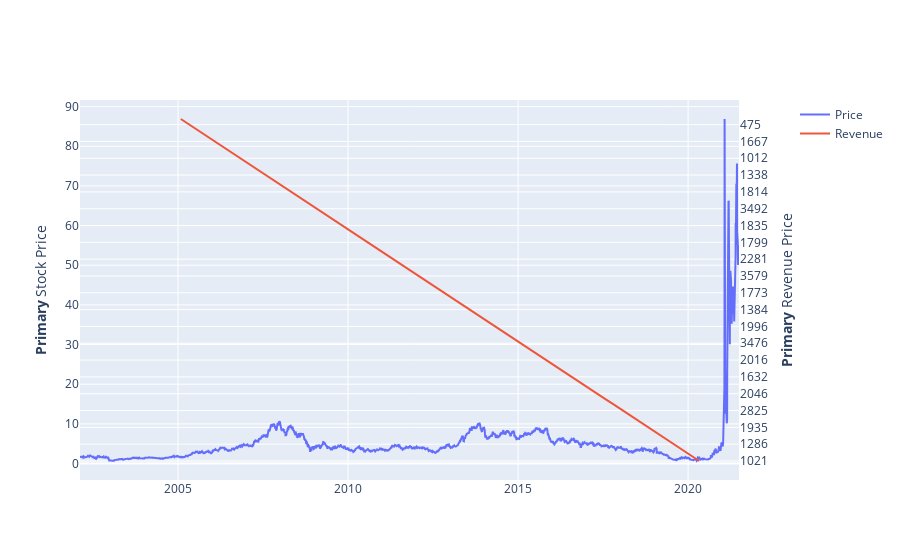

Notebook source saved alongside this figure:
### Markdown cell above
Use the `make_graph` function to graph the GameStop Stock Data, also provide a title for the graph. The structure to call the `make_graph` function is `make_graph(gme_data, gme_revenue, 'GameStop')`. Note the graph will only show data upto June 2021.

### Code cell
def make_graph(data,revenue,title):
    data['Date'] = pd.to_datetime(data['Date'])
    revenue['Date'] = pd.to_datetime(revenue['Date'])
    
    data = data[data["Date"] <= pd.Timestamp("2021-06-30")]
    revenue = revenue[revenue["Date"] <= pd.Timestamp("2021-06-30")]
    fig = make_subplots(specs=[[{"secondary_y": True}]])
    fig.add_trace(go.Scatter(x=data["Date"], y=data["Close"], name ="Price"),secondary_y=False)
    fig.add_trace(go.Scatter(x=revenue["Date"], y=revenue["Revenue"], name ="Revenue"),secondary_y=True)
                                                      
    fig.update_yaxes(title_text="<b>Primary</b> Stock Price",secondary_y=False)
    fig.update_yaxes(title_text="<b>Primary</b> Revenue Price",secondary_y=True)
    fig.show()


make_graph(gme_data, gme_revenue, "GME")

### Figure 1 — Plotly figure (JSON) as saved in the notebook; plotly's stock layout.template omitted (floating-point values rounded to 4 significant figures; data arrays with more than 128 entries replaced by an {"elided": "..."} marker saying what was removed)
{"data": [{"name": "Price", "type": "scatter", "x": {"elided": "4879 str values"}, "xaxis": "x", "y": {"elided": "4879 float values"}, "yaxis": "y"}, {"name": "Revenue", "type": "scatter", "x": ["2020-04-30T00:00:00", "2020-01-31T00:00:00", "2019-10-31T00:00:00", "2019-07-31T00:00:00", "2019-04-30T00:00:00", "2019-01-31T00:00:00", "2018-10-31T00:00:00", "2018-07-31T00:00:00", "2018-04-30T00:00:00", "2018-01-31T00:00:00", "2017-10-31T00:00:00", "2017-07-31T00:00:00", "2017-04-30T00:00:00", "2017-01-31T00:00:00", "2016-10-31T00:00:00", "2016-07-31T00:00:00", "2016-04-30T00:00:00", "2016-01-31T00:00:00", "2015-10-31T00:00:00", "2015-07-31T00:00:00", "2015-04-30T00:00:00", "2015-01-31T00:00:00", "2014-10-31T00:00:00", "2014-07-31T00:00:00", "2014-04-30T00:00:00", "2014-01-31T00:00:00", "2013-10-31T00:00:00", "2013-07-31T00:00:00", "2013-04-30T00:00:00", "2013-01-31T00:00:00", "2012-10-31T00:00:00", "2012-07-31T00:00:00", "2012-04-30T00:00:00", "2012-01-31T00:00:00", "2011-10-31T00:00:00", "2011-07-31T00:00:00", "2011-04-30T00:00:00", "2011-01-31T00:00:00", "2010-10-31T00:00:00", "2010-07-31T00:00:00", "2010-04-30T00:00:00", "2010-01-31T00:00:00", "2009-10-31T00:00:00", "2009-07-31T00:00:00", "2009-04-30T00:00:00", "2009-01-31T00:00:00", "2008-10-31T00:00:00", "2008-07-31T00:00:00", "2008-04-30T00:00:00", "2008-01-31T00:00:00", "2007-10-31T00:00:00", "2007-07-31T00:00:00", "2007-04-30T00:00:00", "2007-01-31T00:00:00", "2006-10-31T00:00:00", "2006-07-31T00:00:00", "2006-04-30T00:00:00", "2006-01-31T00:00:00", "2005-10-31T00:00:00", "2005-07-31T00:00:00", "2005-04-30T00:00:00", "2005-01-31T00:00:00"], "xaxis": "x", "y": ["1021", "2194", "1439", "1286", "1548", "3063", "1935", "1501", "1786", "2825", "1989", "1688", "2046", "2403", "1959", "1632", "1972", "3525", "2016", "1762", "2061", "3476", "2092", "1731", "1996", "3684", "2107", "1384", "1865", "3562", "1773", "1550", "2002", "3579", "1947", "1744", "2281", "3693", "1899", "1799", "2083", "3524", "1835", "1739", "1981", "3492", "1696", "1804", "1814", "2866", "1611", "1338", "1279", "2304", "1012", "963", "1040", "1667", "534", "416", "475", "709"], "yaxis": "y2"}], "layout": {"autosize": true, "dragmode": "zoom", "xaxis": {"anchor": "y", "autorange": true, "domain": [0, 0.94], "range": ["2002-02-13", "2021-06-30"], "type": "date"}, "yaxis": {"anchor": "x", "autorange": true, "domain": [0, 1], "range": [-4.152, 91.67], "title": {"text": "<b>Primary</b> Stock Price"}, "type": "linear"}, "yaxis2": {"anchor": "x", "autorange": true, "overlaying": "y", "range": [-3.389, 64.39], "side": "right", "title": {"text": "<b>Primary</b> Revenue Price"}, "type": "category"}}}
